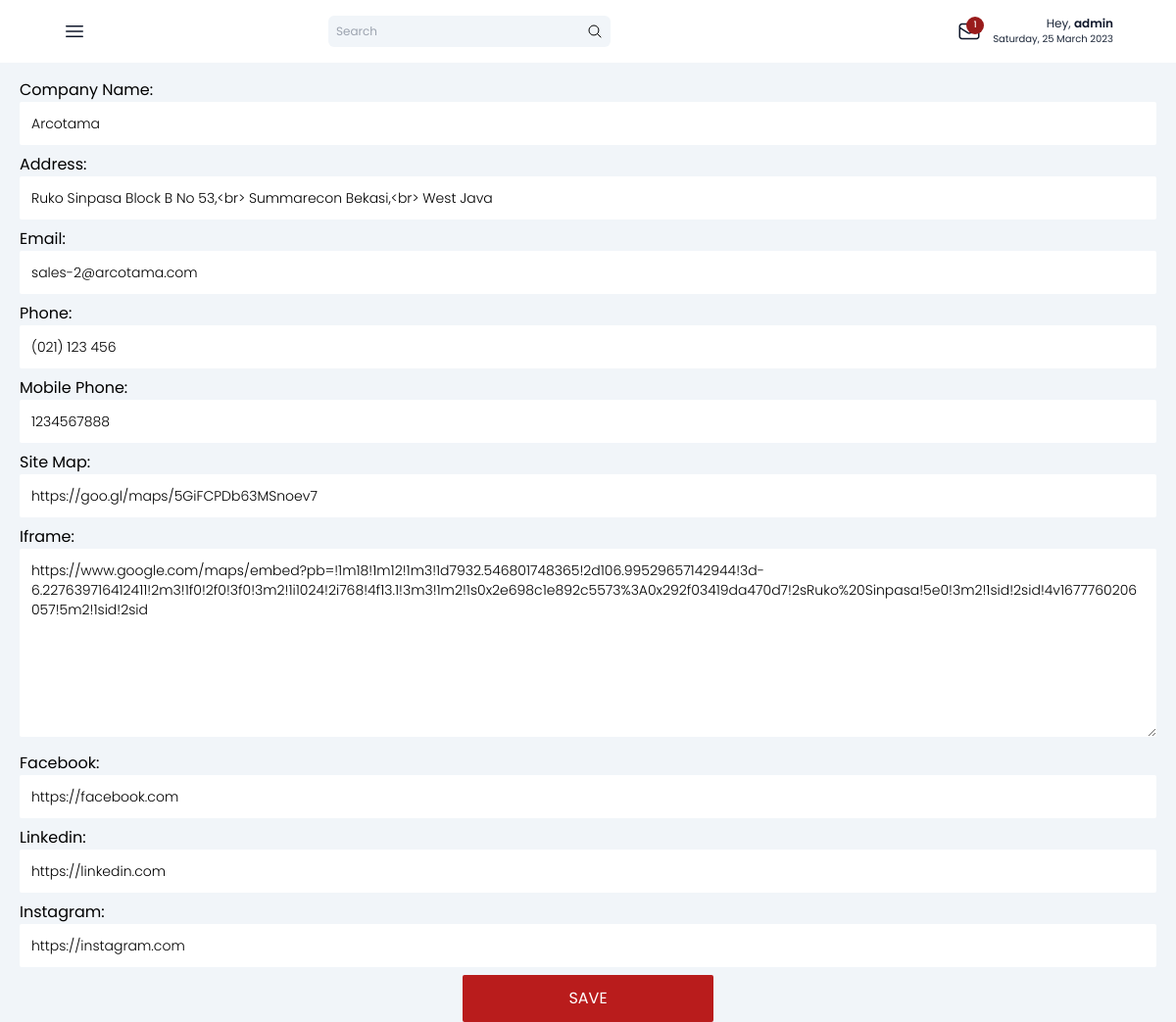
/setup/edit/contact/1 (signed in), run on an earlier commit of the app's database.
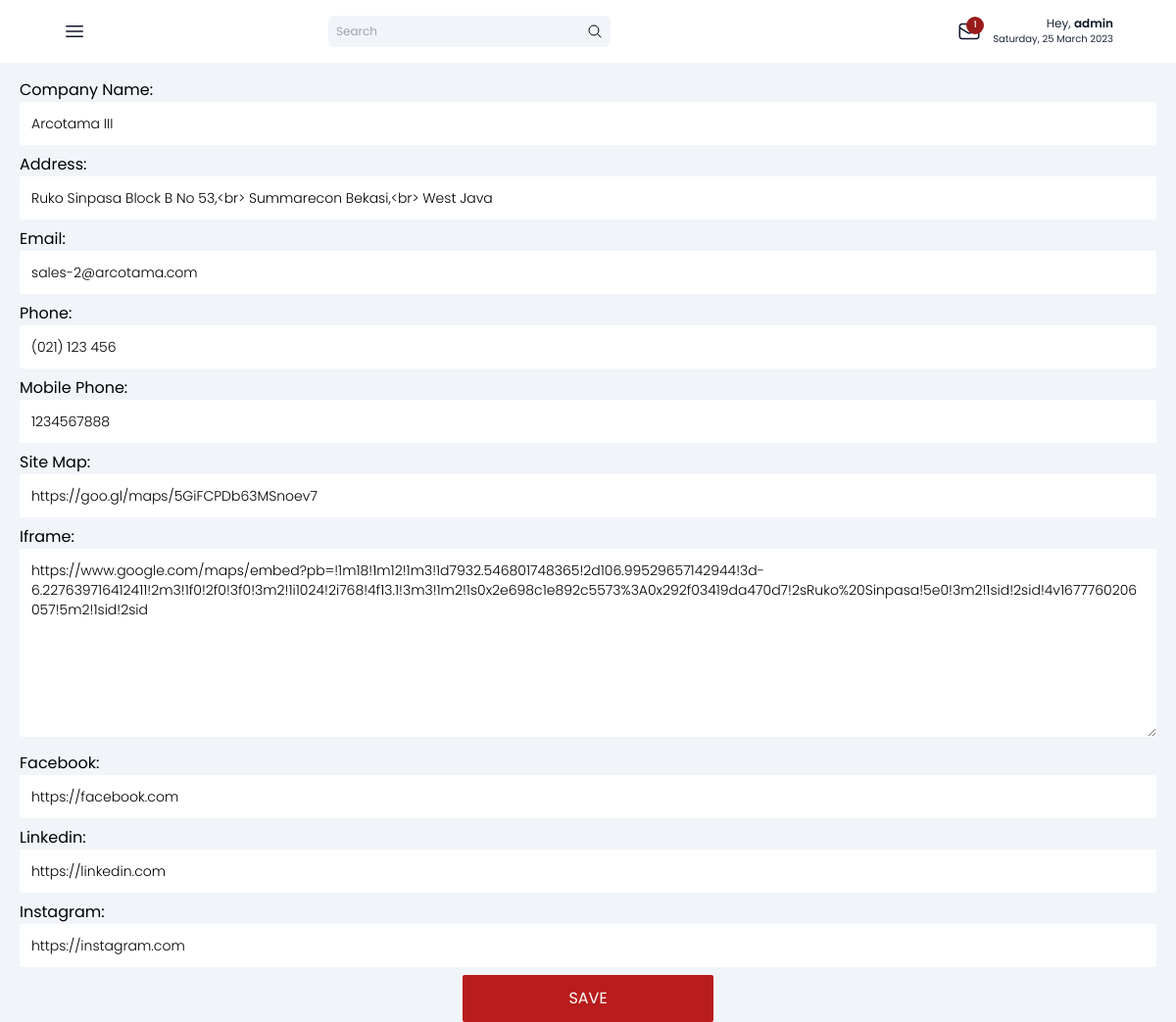
And on a later commit of the database.
### post/models.py (models this page shows, shortened)
class Contact(models.Model):
    company_name=models.CharField(max_length=255, verbose_name='Company Name', default='Arcotama')
    address=models.CharField(max_length=255, verbose_name='Address')
    email=models.CharField(max_length=100, verbose_name='Email', default='sales@arcotama.com')
    phone=models.CharField(max_length=20, verbose_name='Phone', null=True, blank=True)
    mobile_phone=models.CharField(max_length=20, verbose_name='Mobile Phone', default=1234567888)
    site_map_url = models.URLField(max_length=255, verbose_name='Site Map', blank=True, null=True)
    iframe = models.TextField(verbose_name='Iframe', blank=True, null=True)
    facebook_url=models.URLField(max_length=150, verbose_name='Facebook', blank=True, null=True)
    linkedin_url=models.URLField(max_length=150, verbose_name='Linkedin', blank=True, null=True)
    instagram_url=models.URLField(max_length=150, verbose_name='Instagram', blank=True, null=True)

### setup/views.py (the view)
# urls.py: path('edit/contact/<int:pk>', ContactUpdateView.as_view(), name='edit-contact'),
class ContactUpdateView(LoginRequiredMixin, UpdateView):
    model= Contact
    form_class = ContactModelForm
    template_name = 'setup/contact_edit.html'
    success_url = reverse_lazy('setup:index')
    def get_context_data(self, *args, **kwargs):
        context = super().get_context_data(*args, **kwargs)
        context['title'] = 'Edit Contact'
        context['message_count'] = Message.objects.filter(status_message ='unread').count()
        context['datetime']= datetime.now().strftime("%A, %d %B %Y ")
        context['contact']= Contact.objects.all()
        context['abouts'] = About.objects.all()
        return context

### setup/templates/setup/contact_edit.html (shortened to what this page needs)
{% extends '../arcotama_admin.html' %} {% load static %} {% block content %}
<main class="col-span-full md:col-span-3 md:grid-rows-3 mt-3 xl:mt-16 md:px-5 px-16">
  <h1 class="font-semibold text-3xl my-1 md:my-3 text-red-700">{{ title }}</h1>
  <form action="" class="space-y-2 flex flex-col" method="post">
    {% csrf_token %} {{form.as_p}}
    <button type="submit" class="bg-red-700 w-64 mx-auto hover:bg-red-800 rounded-sm p-3 text-white font-normal hover:font-semibold flex items-center justify-center space-x-2"><span>SAVE</span></button>
  </form>
</main>
{% endblock content %}

What changed in the data, as far as the page shows it:
changed Contact "Ruko Sinpasa Block B No 53,<br> Summarecon Bekasi,<br> West Java": company_name "Arcotama" → "Arcotama III"
